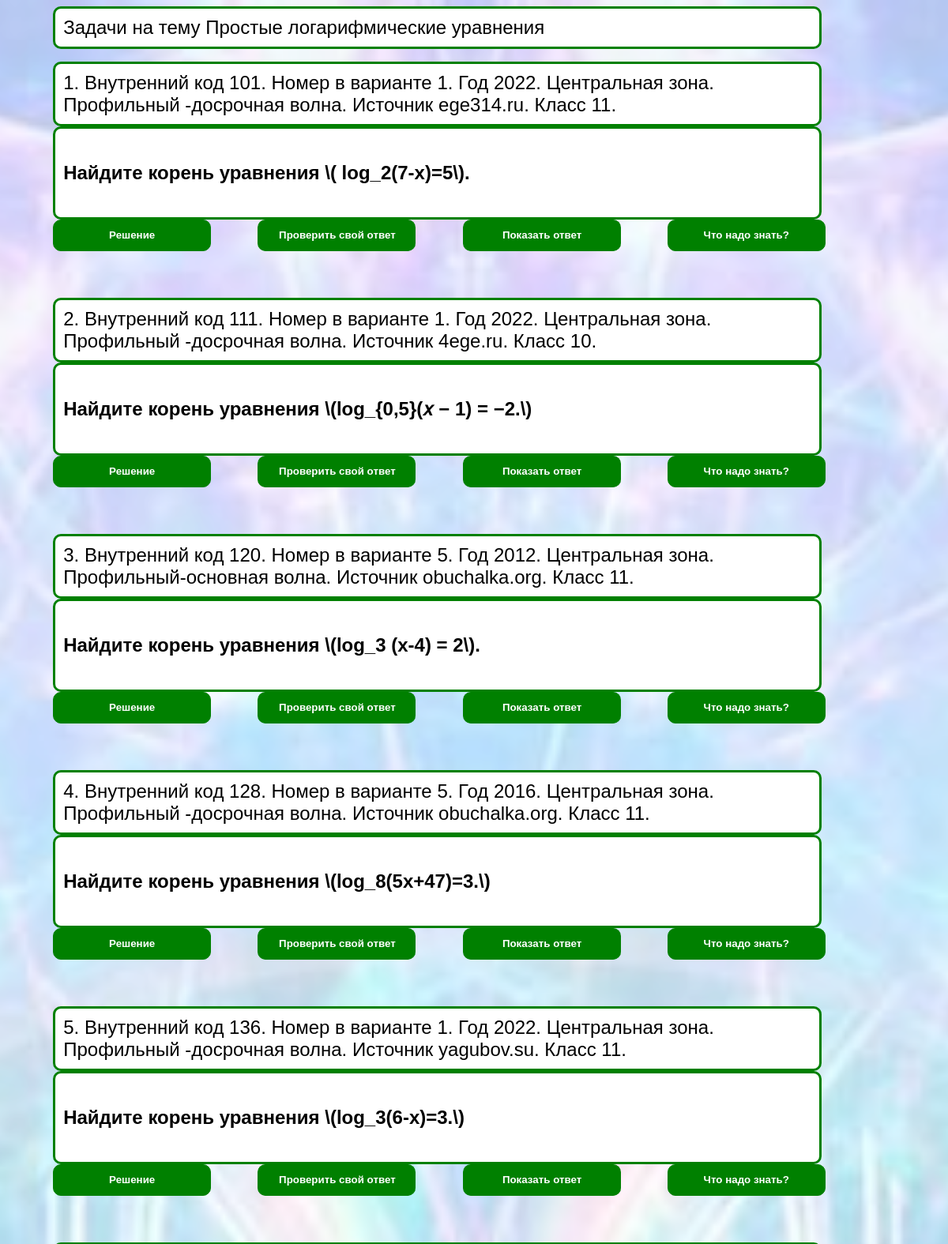
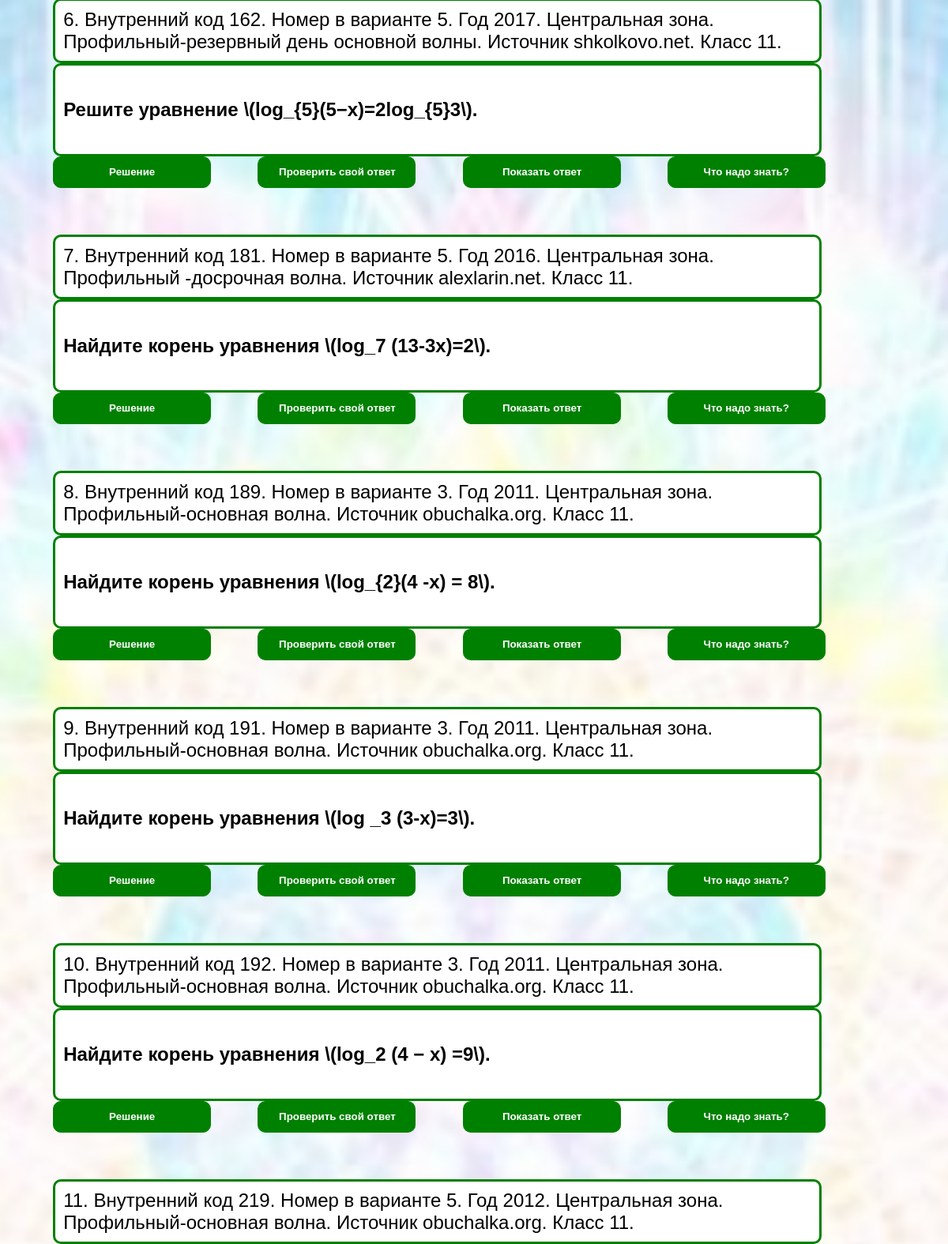
The page /probls/11/?school_class=11 (upper part) on the database its author committed (2 pictures, top to bottom).
### main/models.py (models this page shows, shortened)
class Topic(models.Model):
    name_topic = models.CharField(max_length=200, db_index=True)
    number_in_order = models.IntegerField(default=0)
    mett = models.IntegerField(default=0)
    tip_top = models.IntegerField(blank=True, null=True, default=0)
    backdrop = models.ImageField(upload_to='smile', default='')

class Probl(models.Model):
    condition_txt = models.TextField(blank=True, null=True, default='')
    solution_txt = models.TextField(blank=True, null=True, default='')
    hint_txt = models.CharField(max_length=1000, blank=True, null=True, default='')
    complexity = models.IntegerField(blank=True, null=True, default=0)
    topic = models.ForeignKey('topic', on_delete=models.PROTECT, default='')
    result = models.CharField(max_length=200, blank=True, null=True, default='')
    result_full = models.CharField(max_length=200, blank=True, null=True, default='')
    ege = models.IntegerField(blank=True, null=True, default=0)
    place_ege = models.CharField(max_length=100, blank=True, null=True, default='')
    tip_ege = models.IntegerField(blank=True, null=True, default=0)
    gkey = models.CharField(max_length=20, blank=True, null=True, default='')
    number_task = models.IntegerField(blank=True, null=True, default=0)
    variant = models.IntegerField(blank=True, null=True, default=0)
    source = models.CharField(max_length=100, blank=True, null=True, default='')
    name_potok = models.CharField(max_length=50, blank=True, null=True, default='')
    date = models.DateTimeField(blank=True, null=True)
    school_class = models.IntegerField(blank=True, null=True, default=0)
    nopor = models.IntegerField(blank=True, null=True, default=0)
    class Meta:
        verbose_name = 'probl'
        verbose_name_plural = 'probls'

### main/views.py (the view)
# urls.py: path('probls/<int:pkkk>/', views.probls, name='probls'),
def probls(request, pkkk):
    tp = Topic.objects.get(pk=pkkk)
    pkk = pkkk
    mm = 11
    bimgs = Bimg.objects.filter()
    pr = Probl.objects.filter(topic=pkk, school_class__lte=mm, number_task__gt=0).order_by("complexity")
    sm = Smailic.objects.get(pk=1)
    for p in pr:
        p.ege = p.gkey[0:4]
        p.place_ege = name_zone(zone(p.gkey))
        p.name_potok = name_potok(potok(p.gkey))
    context = {
        'tp': tp,
        'sm': sm,
        'bimgs': bimgs,
        'probls': pr
    }
    return render(request, 'main/probls.html', context=context)

### main/views.py (called while the page is built)
def zone(gkey):
    if gkey[6] == '_':
        u = gkey[5]
    else:
        u = gkey[5:7]
    return u

def potok(gkey):
    if gkey[6] == '_':
        u = gkey[7]
    else:
        u = gkey[8]
    return u

def name_potok(potokk):
    if potokk == '1':
        np = 'Профильный-основная волна'
    elif potokk == '2':
        np = 'Профильный -досрочная волна'
    elif potokk == '3':
        np = 'Профильный-резервный день основной волны'
    elif potokk == '4':
        np = 'Профильный-резервный день досрочной волны'
    elif potokk == '5':
        np = 'Базовый-основная волна'
    elif potokk == '6':
        np = 'Базовый -досрочная волна'
    elif potokk == '7':
        np = 'Базовый -резервный день основной волны'
    elif potokk == '8':
        np = 'Базовый-резервный день досрочной волны'
    else:
        np = '???'
    return np

def name_zone(zonne):
    if zonne == '1':
        nz = 'Калининградская область'
    elif zonne == '2':
        nz = 'Центральная зона'
    elif zonne == '3':
        nz = 'Урал'
    elif zonne == '5':
        nz = 'Сибирь'
    elif zonne == '9':
        nz = 'Дальный Восток'
    else:
        nz = '???'
    return nz

### main/templates/main/probls.html (shortened to what this page needs)
{% load static %}
<!doctype html>
<html lang="en">
<head>
</head>
<body>
{% autoescape off %}
<div class="px_l">
</h1> Задачи на тему</h1>
</h1> {{tp.name_topic}}</h1>
</div>
<p>
<p>
{% for b in bimgs %}
 {% for p in probls %}
<div class="px_l">
    <a>{{forloop.counter}}.</a>
    <a>Внутренний код {{p.pk}}.</a>
    <a>Номер в варианте {{p.number_task}}.</a>
    <a>Год {{p.ege}}.</a>
    <a>{{p.place_ege}}.</a>
    <a>{{p.name_potok}}.</a>
    <a>Источник {{p.source}}.</a>
    <a>Класс {{p.school_class}}.</a>
</div>
<div class="px_l">
    {%if p.condition_txt%}
      <h4 align="left"> {{p.condition_txt }} </h4>
    {%endif%}
</div>
    <div class="btn-group">
        <form action="{%url 'task' p.pk %}" >
          <button style="height:40px;width:200px;border-radius:10px">Решение</button>
        </form>
        {%if p.result%}
          <button style="height:40px;width:200px;border-radius:10px" onclick="showModalWinv({{forloop.counter}} , '{{p.result}}')">Проверить свой ответ</button>
        {%endif%}
        {%if p.result_full%}
          <button style="height:40px;width:200px;border-radius:10px" onclick="showModalWin({{forloop.counter}})">Показать ответ</button>
        {%else%}
         {%if p.result%}
           <button style="height:40px;width:200px;border-radius:10px" onclick="showModalWin({{forloop.counter}})" >Показать ответ</button>
         {%endif%}
        {%endif%}
         {%if p.hint_txt%}
          <form action="{%url 'theme' p.pk %}" >
              <button style="height:40px;width:200px;border-radius:10px" >Что надо знать?</button>
          </form>
        {%endif%}
        </div>
  {%endfor%}
{%endfor%}
{% endautoescape %}
</body>
</html>

### rows shown on the page
Topic: name_topic "Простые логарифмические уравнения"
Probl: pk "101", number_task "1", ege "2022", place_ege "Центральная зона", name_potok "Профильный -досрочная волна", source "ege314.ru", school_class "11", condition_txt "Найдите корень уравнения \\( log_2(7-x)=5\\).", hint_txt "Что надо знать?"
Probl: pk "111", number_task "1", ege "2022", place_ege "Центральная зона", name_potok "Профильный -досрочная волна", source "4ege.ru", school_class "10", condition_txt "Найдите корень уравнения \\(log_{0,5}(𝑥 − 1) = −2.\\)", hint_txt "Что надо знать?"
Probl: pk "120", number_task "5", ege "2012", place_ege "Центральная зона", name_potok "Профильный-основная волна", source "obuchalka.org", school_class "11", condition_txt "Найдите корень уравнения \\(log_3 (x-4) = 2\\).", hint_txt "Что надо знать?"
Probl: pk "128", number_task "5", ege "2016", place_ege "Центральная зона", name_potok "Профильный -досрочная волна", source "obuchalka.org", school_class "11", condition_txt "Найдите корень уравнения \\(log_8(5x+47)=3.\\)", hint_txt "Что надо знать?"
Probl: pk "136", number_task "1", ege "2022", place_ege "Центральная зона", name_potok "Профильный -досрочная волна", source "yagubov.su", school_class "11", condition_txt "Найдите корень уравнения \\(log_3(6-x)=3.\\)", hint_txt "Что надо знать?"
Probl: pk "162", number_task "5", ege "2017", place_ege "Центральная зона", name_potok "Профильный-резервный день основной волны", source "shkolkovo.net", school_class "11", condition_txt "Решите уравнение \\(log_{5}(5−x)=2log_{5}3\\).", hint_txt "Что надо знать?"
Probl: pk "181", number_task "5", ege "2016", place_ege "Центральная зона", name_potok "Профильный -досрочная волна", source "alexlarin.net", school_class "11", condition_txt "Найдите корень уравнения \\(log_7 (13-3x)=2\\).", hint_txt "Что надо знать?"
Probl: pk "189", number_task "3", ege "2011", place_ege "Центральная зона", name_potok "Профильный-основная волна", source "obuchalka.org", school_class "11", condition_txt "Найдите корень уравнения \\(log_{2}(4 -x) = 8\\).", hint_txt "Что надо знать?"
Probl: pk "191", number_task "3", ege "2011", place_ege "Центральная зона", name_potok "Профильный-основная волна", source "obuchalka.org", school_class "11", condition_txt "Найдите корень уравнения \\(log _3 (3-x)=3\\).", hint_txt "Что надо знать?"
Probl: pk "192", number_task "3", ege "2011", place_ege "Центральная зона", name_potok "Профильный-основная волна", source "obuchalka.org", school_class "11", condition_txt "Найдите корень уравнения \\(log_2 (4 − x) =9\\).", hint_txt "Что надо знать?"
Probl: pk "219", number_task "5", ege "2012", place_ege "Центральная зона", name_potok "Профильный-основная волна", source "obuchalka.org", school_class "11"
